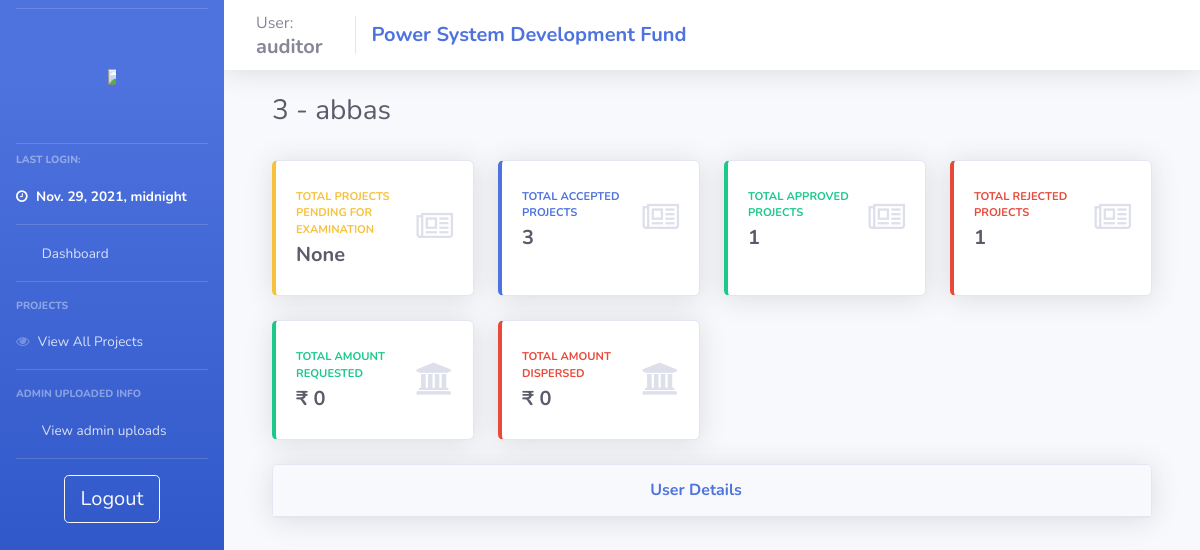
Page /auditor_view_user/3 (signed in) on the committed database.
### psdf_main/models.py (models this page shows)
class users(models.Model):
    username = models.CharField(max_length=200, null = False, unique = True)
    password = models.CharField(max_length=200, null = True)
    nodal = models.CharField(max_length=200, null = True)
    region = models.CharField(max_length=20, null = True)
    email = models.TextField(max_length=50, null=True)
    utilname = models.CharField(max_length=400, null = True)
    contact = models.CharField(max_length=10, null = True)
    address = models.CharField(max_length=500, null = True)
    reqdate = models.DateField(auto_now_add=True,null = True)
    aprdate = models.DateField( null = True)
    lastlogin = models.DateTimeField(null = True)
    admin = models.BooleanField(default=False)
    auditor = models.BooleanField(default=False)
    active = models.BooleanField(default=False)
    activate = models.BooleanField(default=False)
    notification = models.TextField(null=True)
    tpd = models.TextField(null=True)

### psdf_main/auditor_control.py (the view)
# urls.py: path('auditor_view_user/<str:userid>', views.auditor_view_user, name="auditor_view_user"),
def auditor_view_user(request, userid):
    if auditoronline(request):
        context = full_auditor_context(request)
        context['THIS_USER'] = users.objects.get(id = userid)
        context['THIS_PROJECTS'] = projects.objects.filter(userid = userid)
        context['THIS_temp_PROJECTS'] = temp_projects.objects.filter(userid = userid)
        context['numpending'] = temp_projects.objects.filter(userid = userid).count()
        context['numaccept'] = projects.objects.filter(userid = context['THIS_USER']).count()
        context['numapprove'] = projects.objects.filter(userid = userid, status = '5').count()
        context['numreject'] = projects.objects.filter(userid = userid, deny = True).count() + temp_projects.objects.filter(userid = userid, deny = True).count()
        return render(request, 'psdf_main/_auditor_view_user.html', context)
    else:
        return oops(request)

### psdf_main/helpers.py (called while the page is built)
def auditoronline(request):
    if (request.session.has_key('auditor')):
        return True
    else:
        return False

def full_auditor_context(request):
    if auditoronline(request):
        context = {'user':userDetails('auditor')}
        context['pending_projects'] = temp_projects.objects.all()
        context['all_projs'] = projects.objects.all()
        context['tesgs'] = TESG_admin.objects.all()
        context['apprs'] = Appraisal_admin.objects.all()
        context['monis'] = Monitoring_admin.objects.all()
        return context
    else:
        return {}

### psdf_main/templates/psdf_main/_auditor_view_user.html (shortened to what this page needs)
{% extends 'psdf_main/includes/auditor_layout.html'%} {% load static %} {% block body %}
<div class="container-fluid">
    <div class="row">
        <div class="col-md-4">
            <h1 class="h3 mb-2 text-gray-800">{{THIS_USER.id}} - {{THIS_USER.username}}</h1>
        </div>
        <div class="col-md-2">
        </div>
        <div class="col-md-6">
        </div>
    </div>
    <br>
    <div class="row">
        <div class="col-xl-3 col-md-6 mb-4">
            <div class="card border-left-warning shadow h-100 py-2">
                <div class="card-body">
                    <div class="row no-gutters align-items-center">
                        <div class="col mr-2">
                            <div class="text-xs font-weight-bold text-warning text-uppercase mb-1">
                                Total Projects pending for examination</div>
                            <div class="h5 mb-0 font-weight-bold text-gray-800">{% if numpending %} {{numpending}} {% else %} None {% endif %}</div>
                        </div>
                        <div class="col-auto">
                            <i class="fa fa-newspaper-o fa-2x text-gray-300"></i>
                        </div>
                    </div>
                </div>
            </div>
        </div>
        <div class="col-xl-3 col-md-6 mb-4">
            <div class="card border-left-primary shadow h-100 py-2">
                <div class="card-body">
                    <div class="row no-gutters align-items-center">
                        <div class="col mr-2">
                            <div class="text-xs font-weight-bold text-primary text-uppercase mb-1">
                                Total accepted projects</div>
                            <div class="h5 mb-0 font-weight-bold text-gray-800">{% if numaccept %} {{numaccept}} {% else %} None {% endif %}</div>
                        </div>
                        <div class="col-auto">
                            <i class="fa fa-newspaper-o fa-2x text-gray-300"></i>
                        </div>
                    </div>
                </div>
            </div>
        </div>
        <div class="col-xl-3 col-md-6 mb-4">
            <div class="card border-left-success shadow h-100 py-2">
                <div class="card-body">
                    <div class="row no-gutters align-items-center">
                        <div class="col mr-2">
                            <div class="text-xs font-weight-bold text-success text-uppercase mb-1">
                                Total approved projects</div>
                            <div class="h5 mb-0 font-weight-bold text-gray-800">{% if numapprove %} {{numapprove}} {% else %} None {% endif %}</div>
                        </div>
                        <div class="col-auto">
                            <i class="fa fa-newspaper-o fa-2x text-gray-300"></i>
                        </div>
                    </div>
                </div>
            </div>
        </div>
        <div class="col-xl-3 col-md-6 mb-4">
            <div class="card border-left-danger shadow h-100 py-2">
                <div class="card-body">
                    <div class="row no-gutters align-items-center">
                        <div class="col mr-2">
                            <div class="text-xs font-weight-bold text-danger text-uppercase mb-1">
                                Total rejected projects</div>
                            <div class="h5 mb-0 font-weight-bold text-gray-800">{% if numreject %} {{numreject}} {% else %} None {% endif %}</div>
                        </div>
                        <div class="col-auto">
                            <i class="fa fa-newspaper-o fa-2x text-gray-300"></i>
                        </div>
                    </div>
                </div>
            </div>
        </div>
    </div>
    <div class="row">
        <div class="col-xl-3 col-md-6 mb-4">
            <div class="card border-left-success shadow h-100 py-2">
                <div class="card-body">
                    <div class="row no-gutters align-items-center">
                        <div class="col mr-2">
                            <div class="text-xs font-weight-bold text-success text-uppercase mb-1">
                                Total Amount requested</div>
                            <div class="h5 mb-0 font-weight-bold text-gray-800">{% if totalreq %} ₹ {{totalreq}} {% else %} ₹ 0 {% endif %}</div>
                        </div>
                        <div class="col-auto">
                            <i class="fa fa-university fa-2x text-gray-300"></i>
                        </div>
                    </div>
                </div>
            </div>
        </div>
        <div class="col-xl-3 col-md-6 mb-4">
            <div class="card border-left-danger shadow h-100 py-2">
                <div class="card-body">
                    <div class="row no-gutters align-items-center">
                        <div class="col mr-2">
                            <div class="text-xs font-weight-bold text-danger text-uppercase mb-1">
                                Total Amount dispersed</div>
                            <div class="h5 mb-0 font-weight-bold text-gray-800">{% if totalrel %} ₹ {{totalrel}} {% else %} ₹ 0 {% endif %}</div>
                        </div>
                        <div class="col-auto">
                            <i class="fa fa-university fa-2x text-gray-300"></i>
                        </div>
                    </div>
                </div>
            </div>
        </div>
    </div>
    <div class="row">
        <div class="col-lg-12">
            <div class="card shadow mb-4">
                <a href="#collapseCardExample" class="d-block card-header py-3" data-toggle="collapse" role="button" aria-expanded="false" aria-controls="collapseCardExample">
                    <h6 class="m-0 font-weight-bold text-primary text-center">User Details</h6>
                </a>
            </div>
        </div>
    </div>
    {% endblock %}

### psdf_main/templates/psdf_main/includes/auditor_layout.html (shortened to what this page needs)
{% load static %}
<!DOCTYPE html>
<html>
<head>
    <link rel="stylesheet" href="{% static '/css/base.css' %}" type="text/css">
    <link href="{% static 'css/sb-admin-2.min.css' %}" rel="stylesheet" type="text/css">
    <link href="{% static 'vendor1/fontawesome-free/css/all.css' %}" rel="stylesheet" type="text/css">
    <link rel="stylesheet" href="https://cdnjs.cloudflare.com/ajax/libs/font-awesome/4.7.0/css/font-awesome.min.css">
</head>
<body id="page-top">
    <div id="wrapper">
        {% include 'psdf_main/includes/_auditor_navbar.html'%}
        <div id="content-wrapper" class="d-flex flex-column">
            <nav class="navbar navbar-expand navbar-light bg-white topbar mb-4 static-top shadow">
                <div class="sidebar-brand-text mx-3">User:
                    <h5 class="m-0 font-weight-bold">{{user.username}}</h5>
                </div>
                <div class="navbar-brand">
                    <h5 class="m-0 font-weight-bold text-primary">Power System Development Fund</h5>
                </div>
            </nav>
            <div id="content">
                <div class="container-fluid">
                    {% block body %} {% endblock %}
                </div>
            </div>
        </div>
    </div>
</body>
</html>

### psdf_main/templates/psdf_main/includes/_auditor_navbar.html (shortened to what this page needs)
{% load static %}
<ul class="navbar-nav bg-gradient-primary sidebar sidebar-dark accordion" id="accordionSidebar">
    <hr class="sidebar-divider my-2"><br>
    <a class="sidebar-brand d-flex align-items-center justify-content-center" href="{% url '' %}">
        <div class="">
            <img src="{% static 'images/posocologo.png' %}" style="max-width:50%; max-height:50%;">
        </div>
    </a>
    <br>
    <hr class="sidebar-divider my-2">
    <div class="sidebar-heading">
        Last Login:
    </div>
    <li class="nav-item active">
        <a class="nav-link" href="/">
            <i class="fa fa-clock-o"></i>
            <span>{{user.lastlogin}}</span></a>
    </li>
    <hr class="sidebar-divider my-0">
    <li class="nav-item">
        <a class="nav-link" href="/">
            <i class="fas fa-fw fa-tachometer-alt"></i>
            <span>Dashboard</span></a>
    </li>
    <hr class="sidebar-divider d-none d-md-block">
    <div class="sidebar-heading">
        Projects
    </div>
    <li class="nav-item">
        <a class="nav-link" href="{% url 'auditor_view_projects' %}">
            <i class="fa fa-eye"></i>
            <span>View All Projects</span></a>
    </li>
    <hr class="sidebar-divider d-none d-md-block">
    <div class="sidebar-heading">
        Admin uploaded info
    </div>
    <li class="nav-item">
        <a class="nav-link collapsed" href="#" data-toggle="collapse" data-target="#collapsePages" aria-expanded="true" aria-controls="collapsePages">
            <i class="fas fa-fw fa-folder"></i>
            <span>View admin uploads</span>
        </a>
    </li>
    <hr class="sidebar-divider d-none d-md-block">
    <div class="text-center d-none d-md-inline">
        <a class="btn btn-lg btn-outline-light btn-wrap-text" href="{% url 'logout' %}"> Logout</a>
    </div>
</ul>

### static/css/base.css (style rules this page uses)
nav .navbar-nav .nav-link, nav .navbar-brand { color: #000; }
.btn-wrap-text { overflow: hidden; white-space: nowrap; display: inline-block; text-overflow: ellipsis; }

### rows in the picture
users: lastlogin "Nov. 29, 2021, midnight", username "auditor"
users: id "3", username "abbas"

### other values in the picture
{{ numaccept }} "3"
{{ numapprove }} "1"
{{ numreject }} "1"
